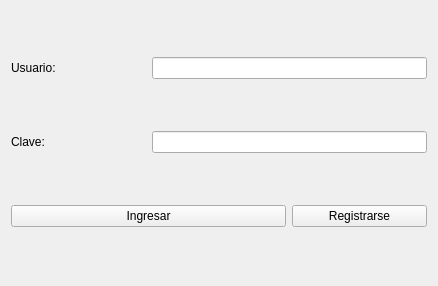
<?xml version="1.0" encoding="UTF-8"?>
<ui version="4.0">
 <class>Login</class>
 <widget class="QWidget" name="Login">
  <property name="geometry">
   <rect>
    <x>0</x>
    <y>0</y>
    <width>438</width>
    <height>286</height>
   </rect>
  </property>
  <property name="windowTitle">
   <string>Login</string>
  </property>
  <layout class="QGridLayout" name="gridLayout">
   <item row="0" column="0">
    <widget class="QLabel" name="lUsuario">
     <property name="text">
      <string>Usuario:</string>
     </property>
    </widget>
   </item>
   <item row="1" column="0">
    <widget class="QLabel" name="lClave">
     <property name="text">
      <string>Clave:</string>
     </property>
    </widget>
   </item>
   <item row="2" column="2">
    <widget class="QPushButton" name="pbRegistrarse">
     <property name="text">
      <string>Registrarse</string>
     </property>
    </widget>
   </item>
   <item row="1" column="1" colspan="2">
    <widget class="QLineEdit" name="leClave">
     <property name="echoMode">
      <enum>QLineEdit::Password</enum>
     </property>
    </widget>
   </item>
   <item row="0" column="1" colspan="2">
    <widget class="QLineEdit" name="leUsuario">
     <property name="echoMode">
      <enum>QLineEdit::Normal</enum>
     </property>
    </widget>
   </item>
   <item row="2" column="0" colspan="2">
    <widget class="QPushButton" name="pbIngresar">
     <property name="text">
      <string>Ingresar</string>
     </property>
    </widget>
   </item>
  </layout>
 </widget>
 <resources/>
 <connections/>
</ui>
